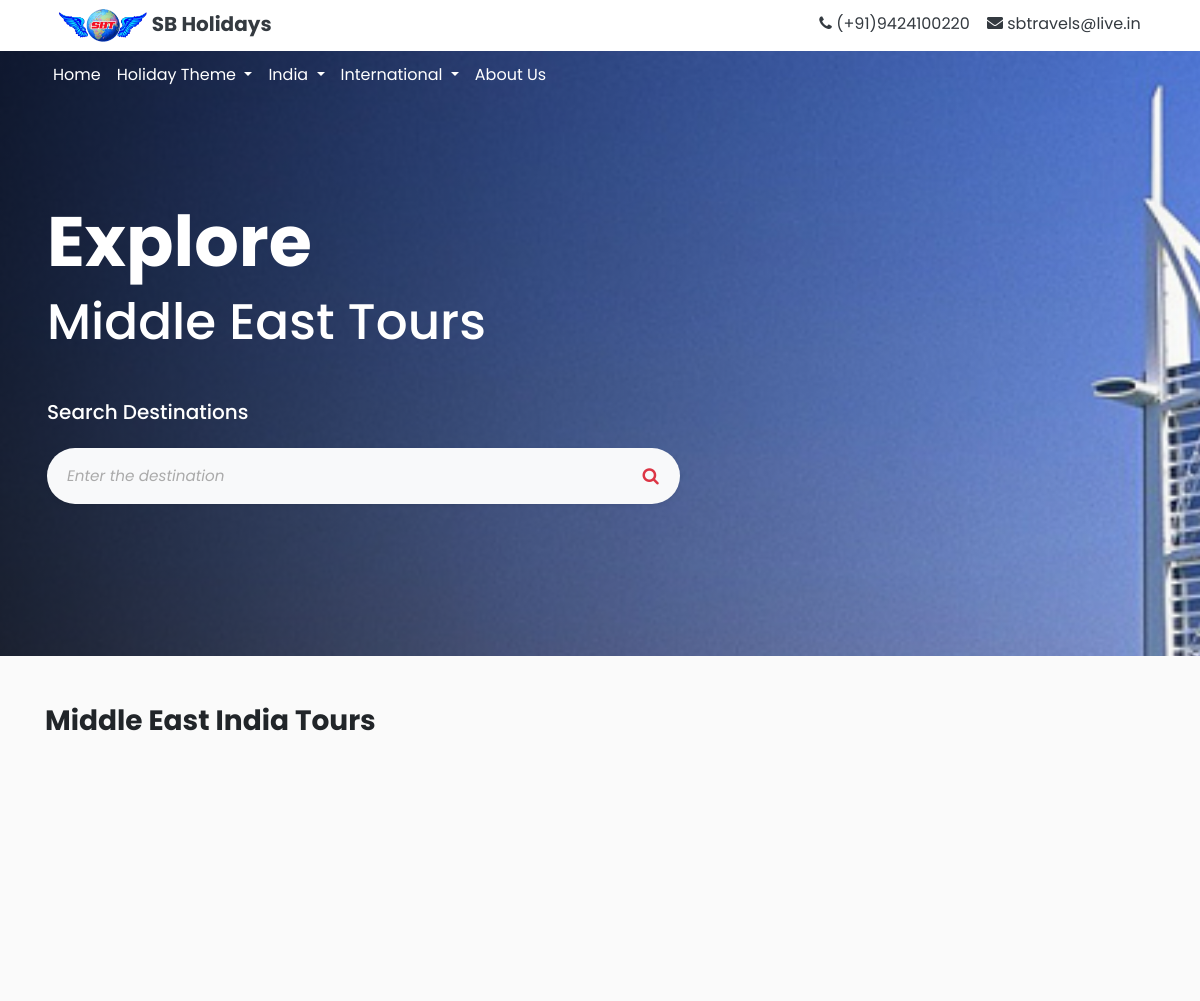
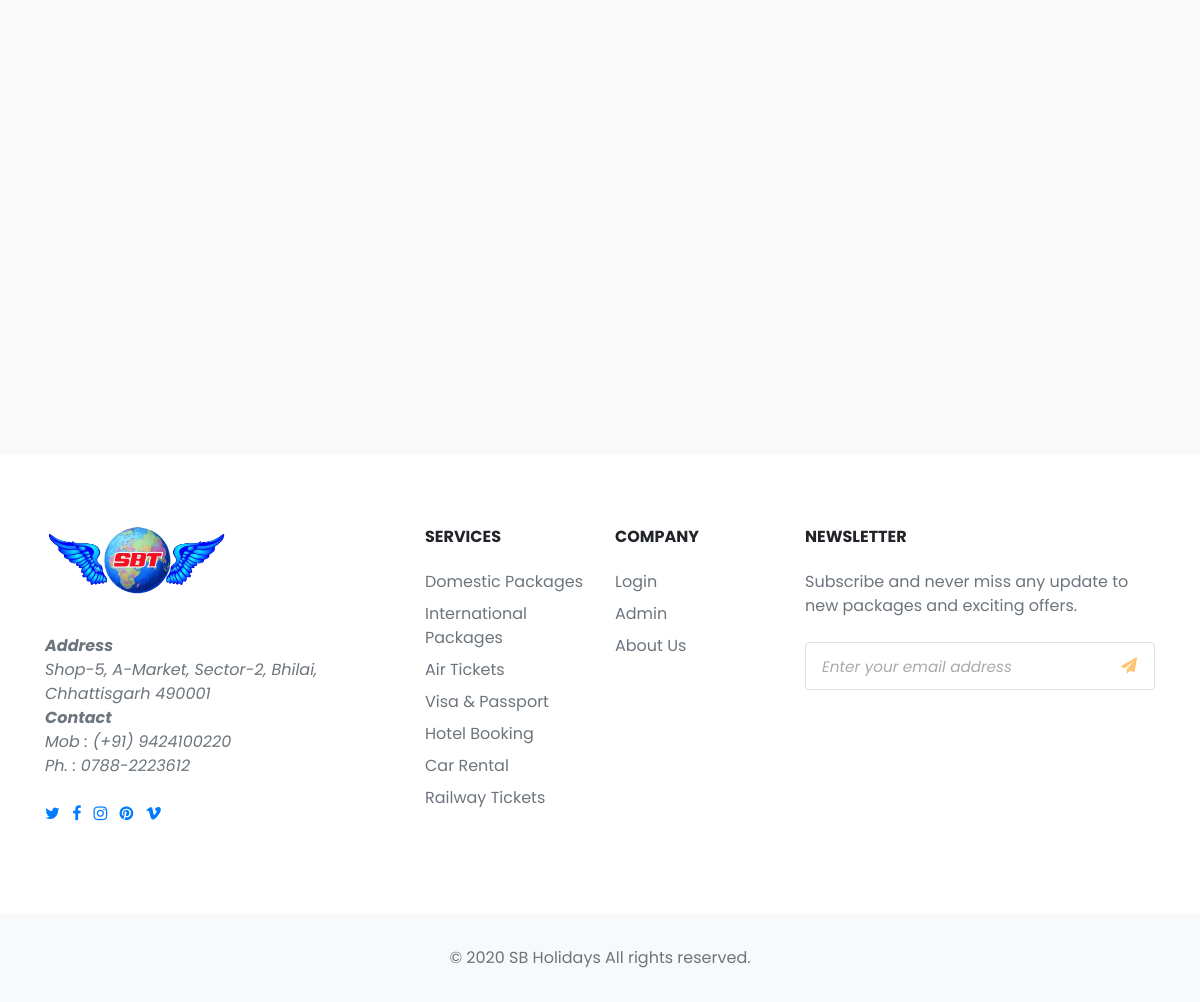
/package_app/international_category/4/, run on the app's committed database (2 pictures, top to bottom).
### package_app/models.py (models this page shows, shortened)
class InternationalCategory(models.Model):
    name = models.TextField(blank=False)
    category_img = models.ImageField(upload_to='images/')
    popular = models.BooleanField(null=False, default=True)

### package_app/views.py (the view)
# urls.py: url(r'^international_category/(?P<pk>\d+)/$',views.InternationalCategoryDetailView.as_view(),name='international_category_detail'),
class InternationalCategoryDetailView(DetailView):
    model = models.InternationalCategory
    context_object_name = 'international_detail'
    template_name = 'package_app/international_category.html'

### package_app/templates/package_app/international_category.html (shortened to what this page needs)
{% extends "package_app/package_app_base.html" %}
{% block body_block %}
<div class="jumbotron parallax" style="border-radius:0; height:auto; background-image: linear-gradient(to right, rgba(0,0,0,0.75), rgba(0,0,0,0)), url('{{international_detail.category_img.url}}');">
  <div class="container" style="margin-top:100px;">
    <h1 style="font-size:70px;"><b>Explore</b></h1>
    <h1 style="font-size:50px;">{{international_detail.name}} Tours</h1>
    <div class="row mb-5 mt-4">
      <div class="col-lg-7 mx-left">
        <div class="py-3 rounded-lg" >
          <h5 class="mb-4 text-white mt-2">Search Destinations</h5>
          <form action="{% url 'package_app:search_result' %}">
            <div class="p-2 bg-light rounded rounded-pill shadow-sm mb-4">
              <div class="input-group px-0">
                <input name="destination" type="search" placeholder="Enter the destination" aria-describedby="button-addon1" class="form-control border-0 bg-light">
                <div class="input-group-append">
                  <button id="button-addon1" type="submit" class="btn btn-link text-danger" style="font-size:17.5px;"><i class="fa fa-search"></i></button>
                </div>
              </div>
            </div>
          </form>
        </div>
      </div>
    </div>
  </div>
</div>
<div class="exterior pt-5">
<div class="container">
  <div class="px-lg-0">
    <h3 class="font-weight-bold mb-3">{{international_detail.name}} India Tours</h3><br>
  </div>
</div>
</div>
{% endblock %}

### static/css/style.css (style rules this page uses)
.whole_font { font-family: 'Poppins', sans-serif; }
.form-control::placeholder { font-size: 0.95rem; color: #aaa; font-style: italic; }
.parallax { background-attachment: fixed; background-position: center; background-repeat: no-repeat; background-size: cover; }
.jumbotron { margin-bottom: 0px; height: 600px; background-position: 0% 25%; background-size: cover; background-repeat: no-repeat; color: white; padding-top: 100px; }
.exterior { min-height: 100vh; background: #fafafa; }
#button-addon1 { color: #ffc371; }

### data on the page
InternationalCategory: category_img (picture), name "Middle East"
